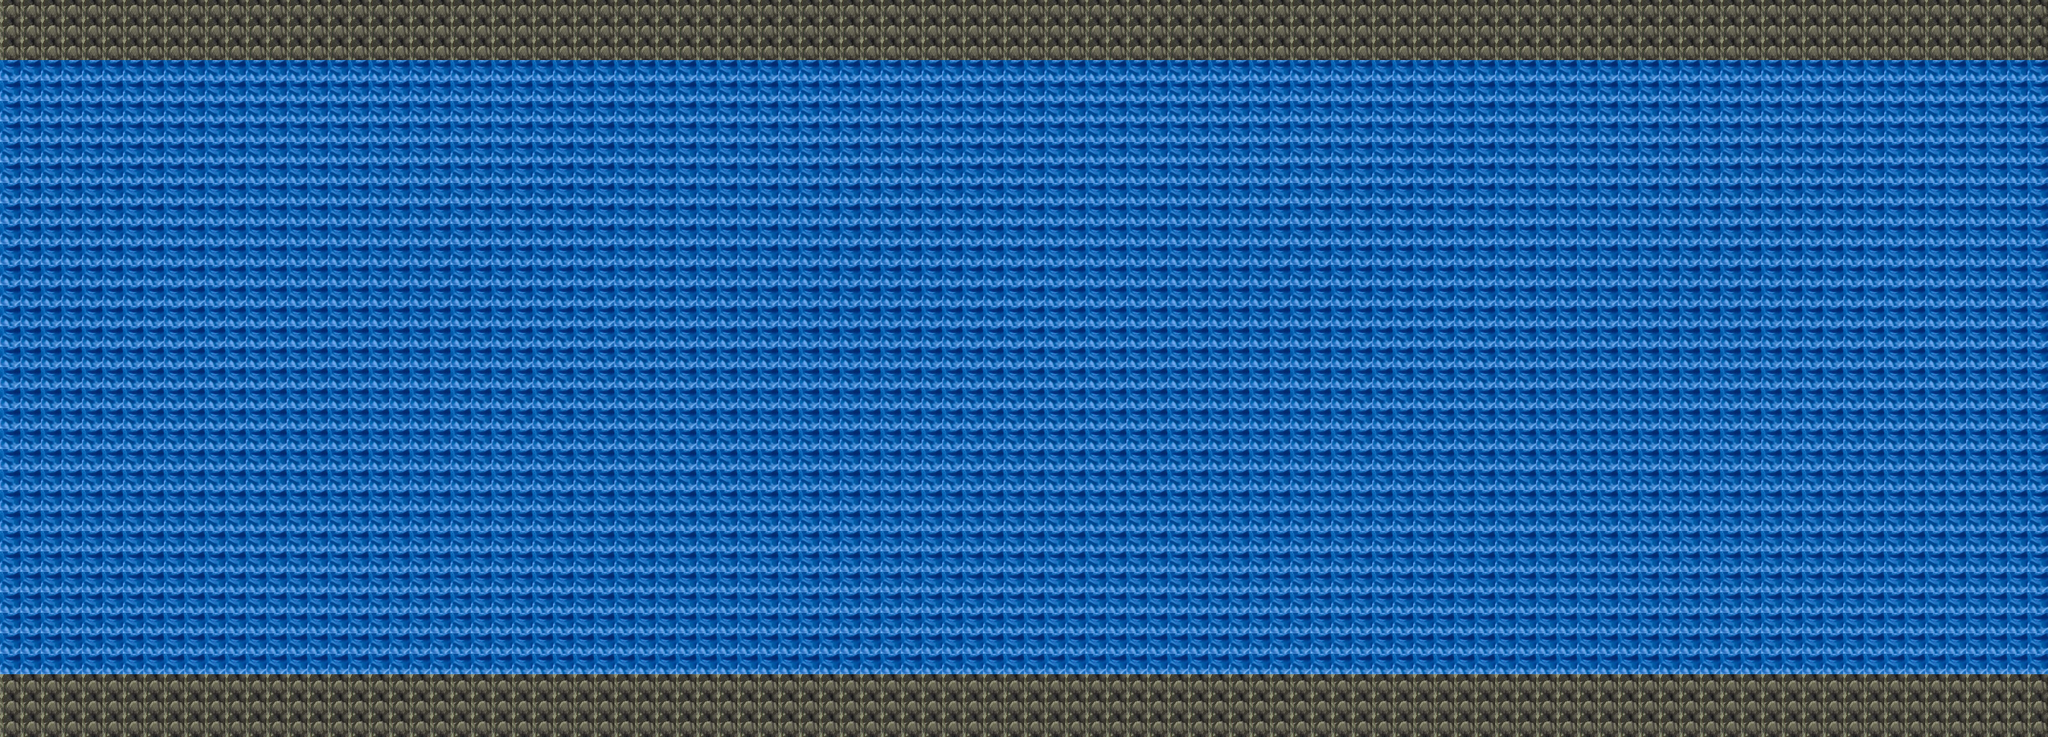

Tiled map render using the project's own tile images. Description and the map definition, with tile-layer contents summarised, below:
An orthogonal 100x36 tile map with 30x30 px tiles, 1 tile layer (background) and 237 objects.

<map version="1.9" tiledversion="1.9.2" orientation="orthogonal" renderorder="left-up" width="100" height="36" tilewidth="30" tileheight="30" infinite="0" nextlayerid="4" nextobjectid="259">
 <tileset firstgid="1" source="../textures/wall_textures.tsx" />
 <layer id="1" name="background" width="100" height="36">
  <data>[3600 cells, 3600 non-empty, 2 distinct tile ids]</data>
 </layer>
 <objectgroup id="2" name="walls">
  <object id="1" gid="4" x="0" y="90" width="32" height="32" />
  <object id="2" gid="4" x="30" y="90" width="32" height="32" />
  <object id="3" gid="4" x="60" y="90" width="32" height="32" />
  <object id="4" gid="4" x="90" y="90" width="32" height="32" />
  <object id="5" gid="4" x="120" y="90" width="32" height="32" />
  <object id="6" gid="4" x="150" y="90" width="32" height="32" />
  <object id="7" gid="4" x="210" y="90" width="32" height="32" />
  <object id="8" gid="4" x="180" y="90" width="32" height="32" />
  <object id="9" gid="4" x="240" y="90" width="32" height="32" />
  <object id="10" gid="4" x="270" y="90" width="32" height="32" />
  <object id="11" gid="4" x="300" y="90" width="32" height="32" />
  <object id="12" gid="4" x="330" y="90" width="32" height="32" />
  <object id="13" gid="4" x="360" y="90" width="32" height="32" />
  <object id="14" gid="4" x="390" y="90" width="32" height="32" />
  <object id="15" gid="4" x="420" y="90" width="32" height="32" />
  <object id="16" gid="4" x="450" y="90" width="32" height="32" />
  <object id="17" gid="4" x="480" y="90" width="32" height="32" />
  <object id="18" gid="4" x="510" y="90" width="32" height="32" />
  <object id="19" gid="4" x="540" y="90" width="32" height="32" />
  <object id="20" gid="4" x="570" y="90" width="32" height="32" />
  <object id="25" gid="4" x="720" y="90" width="32" height="32" />
  <object id="26" gid="4" x="600" y="90" width="32" height="32" />
  <object id="27" gid="4" x="630" y="90" width="32" height="32" />
  <object id="28" gid="4" x="660" y="90" width="32" height="32" />
  <object id="29" gid="4" x="690" y="90" width="32" height="32" />
  <object id="30" gid="4" x="750" y="90" width="32" height="32" />
  <object id="31" gid="4" x="780" y="90" width="32" height="32" />
  <object id="32" gid="4" x="840" y="90" width="32" height="32" />
  <object id="33" gid="4" x="810" y="90" width="32" height="32" />
  <object id="34" gid="4" x="870" y="90" width="32" height="32" />
  <object id="35" gid="4" x="900" y="90" width="32" height="32" />
  <object id="36" gid="4" x="930" y="90" width="32" height="32" />
  <object id="37" gid="4" x="960" y="90" width="32" height="32" />
  <object id="38" gid="4" x="990" y="90" width="32" height="32" />
  <object id="39" gid="4" x="1020" y="90" width="32" height="32" />
  <object id="40" gid="4" x="1080" y="90" width="32" height="32" />
  <object id="41" gid="4" x="1050" y="90" width="32" height="32" />
  <object id="42" gid="4" x="1110" y="90" width="32" height="32" />
  <object id="43" gid="4" x="1140" y="90" width="32" height="32" />
  <object id="44" gid="4" x="1170" y="90" width="32" height="32" />
  <object id="45" gid="4" x="1200" y="90" width="32" height="32" />
  <object id="46" gid="4" x="1230" y="90" width="32" height="32" />
  <object id="47" gid="4" x="1260" y="90" width="32" height="32" />
  <object id="48" gid="4" x="1290" y="90" width="32" height="32" />
  <object id="49" gid="4" x="1320" y="90" width="32" height="32" />
  <object id="50" gid="4" x="1350" y="90" width="32" height="32" />
  <object id="51" gid="4" x="1380" y="90" width="32" height="32" />
  <object id="52" gid="4" x="1410" y="90" width="32" height="32" />
  <object id="53" gid="4" x="1440" y="90" width="32" height="32" />
  <object id="54" gid="4" x="1590" y="90" width="32" height="32" />
  <object id="55" gid="4" x="1470" y="90" width="32" height="32" />
  <object id="56" gid="4" x="1500" y="90" width="32" height="32" />
  <object id="57" gid="4" x="1530" y="90" width="32" height="32" />
  <object id="58" gid="4" x="1560" y="90" width="32" height="32" />
  <object id="59" gid="4" x="1620" y="90" width="32" height="32" />
  <object id="60" gid="4" x="1650" y="90" width="32" height="32" />
  <object id="61" gid="4" x="1710" y="90" width="32" height="32" />
  <object id="62" gid="4" x="1680" y="90" width="32" height="32" />
  <object id="63" gid="4" x="1740" y="90" width="32" height="32" />
  <object id="64" gid="4" x="1770" y="90" width="32" height="32" />
  <object id="65" gid="4" x="1800" y="90" width="32" height="32" />
  <object id="66" gid="4" x="1830" y="90" width="32" height="32" />
  <object id="67" gid="4" x="1860" y="90" width="32" height="32" />
  <object id="68" gid="4" x="1890" y="90" width="32" height="32" />
  <object id="69" gid="4" x="1950" y="90" width="32" height="32" />
  <object id="70" gid="4" x="1920" y="90" width="32" height="32" />
  <object id="71" gid="4" x="1980" y="90" width="32" height="32" />
  <object id="72" gid="4" x="2010" y="90" width="32" height="32" />
  <object id="73" gid="4" x="2040" y="90" width="32" height="32" />
  <object id="74" gid="4" x="2070" y="90" width="32" height="32" />
  <object id="75" gid="4" x="2100" y="90" width="32" height="32" />
  <object id="76" gid="4" x="2130" y="90" width="32" height="32" />
  <object id="77" gid="4" x="2160" y="90" width="32" height="32" />
  <object id="78" gid="4" x="2190" y="90" width="32" height="32" />
  <object id="79" gid="4" x="2220" y="90" width="32" height="32" />
  <object id="80" gid="4" x="2250" y="90" width="32" height="32" />
  <object id="81" gid="4" x="2280" y="90" width="32" height="32" />
  <object id="82" gid="4" x="2310" y="90" width="32" height="32" />
  <object id="83" gid="4" x="2460" y="90" width="32" height="32" />
  <object id="84" gid="4" x="2340" y="90" width="32" height="32" />
  <object id="85" gid="4" x="2370" y="90" width="32" height="32" />
  <object id="86" gid="4" x="2400" y="90" width="32" height="32" />
  <object id="87" gid="4" x="2430" y="90" width="32" height="32" />
  <object id="88" gid="4" x="2490" y="90" width="32" height="32" />
  <object id="89" gid="4" x="2520" y="90" width="32" height="32" />
  <object id="90" gid="4" x="2580" y="90" width="32" height="32" />
  <object id="91" gid="4" x="2550" y="90" width="32" height="32" />
  <object id="92" gid="4" x="2610" y="90" width="32" height="32" />
  <object id="93" gid="4" x="2640" y="90" width="32" height="32" />
  <object id="94" gid="4" x="2670" y="90" width="32" height="32" />
  <object id="95" gid="4" x="2700" y="90" width="32" height="32" />
  <object id="96" gid="4" x="2730" y="90" width="32" height="32" />
  <object id="97" gid="4" x="2760" y="90" width="32" height="32" />
  <object id="98" gid="4" x="2820" y="90" width="32" height="32" />
  <object id="99" gid="4" x="2790" y="90" width="32" height="32" />
  <object id="100" gid="4" x="2850" y="90" width="32" height="32" />
  <object id="101" gid="4" x="2880" y="90" width="32" height="32" />
  <object id="102" gid="4" x="2910" y="90" width="32" height="32" />
  <object id="103" gid="4" x="2940" y="90" width="32" height="32" />
  <object id="104" gid="4" x="2970" y="90" width="32" height="32" />
  <object id="121" gid="4" x="0" y="1020" width="32" height="32" />
  <object id="122" gid="4" x="30" y="1020" width="32" height="32" />
  <object id="123" gid="4" x="60" y="1020" width="32" height="32" />
  </objectgroup>
 <objectgroup id="3" name="blower">
  <!-- 1 objects omitted --></objectgroup>
</map>
<!-- 134 of 237 objects omitted -->
